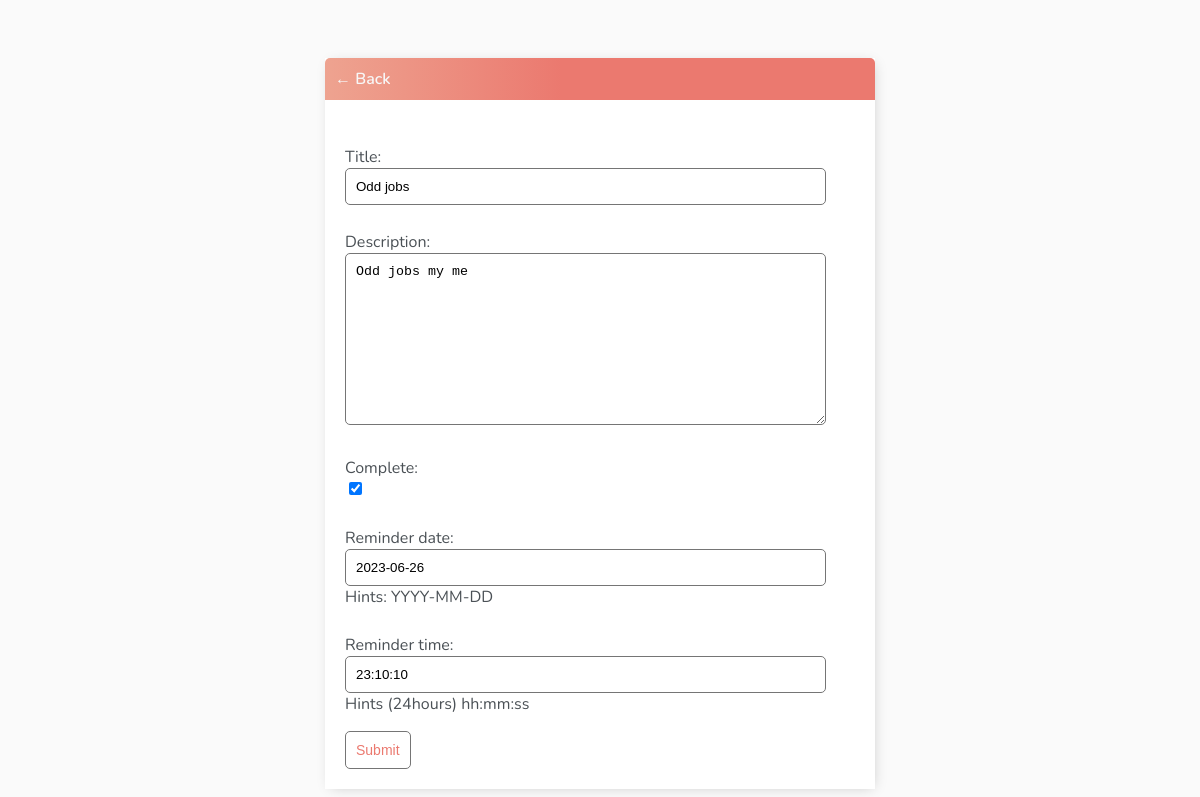
Screenshot of /task-update/20 (signed in) with the database file from the repository.
### base/models.py (models this page shows, shortened)
class Task(models.Model):
    user = models.ForeignKey(User, on_delete=models.CASCADE, null=True,blank=True)
    title = models.CharField(max_length=200)
    description = models.TextField(null= True,blank = True)
    complete = models.BooleanField(default=False)
    create = models.DateTimeField(auto_now_add=True)
    reminder_date = models.DateField(null=True, blank=True, help_text=" Hints: YYYY-MM-DD")
    reminder_time = models.TimeField(null=True, blank=True,help_text="Hints (24hours) hh:mm:ss  ")
    class Meta:
        ordering = ['complete']

### base/views.py (the view)
# urls.py: path('task-update/<int:pk>',TaskUpdate.as_view(), name='task-update'),
class TaskUpdate(LoginRequiredMixin,UpdateView):
    model=Task
    fields = ['title','description','complete','reminder_date','reminder_time']
    success_url = reverse_lazy('tasks')

### base/templates/base/task_form.html (shortened to what this page needs)
{% extends 'base/main.html' %}
{% block content%}
<div class="header-bar">
    <a href="{% url 'tasks' %}">&#8592; Back</a>
</div>
<div class="card-body">
    <form method="POST" action="">
        {{form.as_p}}
        <input class="button" type="submit" value="Submit">
    </form>
</div>
{% endblock content%}

### base/templates/base/main.html (style rules this page uses)
body { background-color: #FAFAFA; font-family: 'Nunito', sans-serif; padding-top: 50px; }
h1, h2, h3, h4, h5, h6, { font-family: 'Raleway', sans-serif; }
a, p { color: #4b5156 }
a { font-weight: 600; }
input { outline: none; border: none; }
.header-bar { display: flex; justify-content: space-between; color: #fff; padding: 10px; border-radius: 5px 5px 0 0; background: linear-gradient(90deg, #EEA390 0%, #EB796F 43%, #EB796F 100%); }
.header-bar a { color: rgb(247, 247, 247); text-decoration: none; }
input[type=text], input[type=password], textarea { border: 1px solid #757575; border-radius: 5px; padding: 10px; width: 90%; }
label { padding-top: 10px !important; display: block; }
::placeholder { font-weight: 300; opacity: 0.5; }
.button { border: 1px solid #757575; background-color: #FFF; color: #EB796F; padding: 10px; font-size: 14px; border-radius: 5px; cursor: pointer; text-decoration: none; }
.card-body { padding: 20px; }

### rows the page displays
Task: title "Odd jobs", description "Odd jobs my me", complete "☑", reminder_date "2023-06-26", reminder_time "23:10:10"
